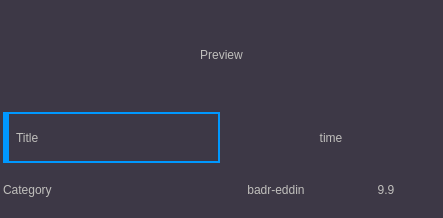
<?xml version="1.0" encoding="UTF-8"?>
<ui version="4.0">
 <class>Form</class>
 <widget class="QWidget" name="Form">
  <property name="geometry">
   <rect>
    <x>0</x>
    <y>0</y>
    <width>443</width>
    <height>218</height>
   </rect>
  </property>
  <property name="windowTitle">
   <string>Form</string>
  </property>
  <property name="styleSheet">
   <string notr="true">#gkx_item {
	background: rgb(61, 56, 70);
}

QLabel {
	color: rgb(192, 191, 188);
}

#title {
	padding-left: 4px;
	border: 2px solid #0098ff;
	border-left: 6px solid #0098ff;
}</string>
  </property>
  <layout class="QVBoxLayout" name="verticalLayout">
   <property name="spacing">
    <number>0</number>
   </property>
   <property name="leftMargin">
    <number>0</number>
   </property>
   <property name="topMargin">
    <number>0</number>
   </property>
   <property name="rightMargin">
    <number>0</number>
   </property>
   <property name="bottomMargin">
    <number>0</number>
   </property>
   <item>
    <widget class="QFrame" name="gkx_item">
     <property name="frameShape">
      <enum>QFrame::NoFrame</enum>
     </property>
     <property name="frameShadow">
      <enum>QFrame::Raised</enum>
     </property>
     <layout class="QVBoxLayout" name="verticalLayout_2">
      <property name="spacing">
       <number>1</number>
      </property>
      <property name="leftMargin">
       <number>1</number>
      </property>
      <property name="topMargin">
       <number>1</number>
      </property>
      <property name="rightMargin">
       <number>1</number>
      </property>
      <property name="bottomMargin">
       <number>1</number>
      </property>
      <item>
       <widget class="QFrame" name="preview_frame">
        <property name="frameShape">
         <enum>QFrame::NoFrame</enum>
        </property>
        <property name="frameShadow">
         <enum>QFrame::Raised</enum>
        </property>
        <layout class="QGridLayout" name="gridLayout_2">
         <property name="leftMargin">
          <number>0</number>
         </property>
         <property name="topMargin">
          <number>0</number>
         </property>
         <property name="rightMargin">
          <number>0</number>
         </property>
         <property name="bottomMargin">
          <number>0</number>
         </property>
         <property name="spacing">
          <number>0</number>
         </property>
         <item row="0" column="0">
          <widget class="QLabel" name="preview">
           <property name="text">
            <string>Preview</string>
           </property>
           <property name="alignment">
            <set>Qt::AlignCenter</set>
           </property>
          </widget>
         </item>
        </layout>
       </widget>
      </item>
      <item>
       <widget class="QFrame" name="frame">
        <property name="frameShape">
         <enum>QFrame::NoFrame</enum>
        </property>
        <property name="frameShadow">
         <enum>QFrame::Raised</enum>
        </property>
        <layout class="QGridLayout" name="gridLayout">
         <property name="leftMargin">
          <number>2</number>
         </property>
         <property name="topMargin">
          <number>2</number>
         </property>
         <property name="rightMargin">
          <number>2</number>
         </property>
         <property name="bottomMargin">
          <number>2</number>
         </property>
         <property name="spacing">
          <number>2</number>
         </property>
         <item row="0" column="0" colspan="2">
          <widget class="QLabel" name="title">
           <property name="text">
            <string>Title</string>
           </property>
          </widget>
         </item>
         <item row="0" column="2" colspan="2">
          <widget class="QLabel" name="updated">
           <property name="text">
            <string>time</string>
           </property>
           <property name="alignment">
            <set>Qt::AlignCenter</set>
           </property>
          </widget>
         </item>
         <item row="1" column="3">
          <widget class="QLabel" name="score">
           <property name="text">
            <string>9.9</string>
           </property>
           <property name="alignment">
            <set>Qt::AlignCenter</set>
           </property>
          </widget>
         </item>
         <item row="1" column="2">
          <widget class="QLabel" name="author">
           <property name="text">
            <string>badr-eddin</string>
           </property>
           <property name="alignment">
            <set>Qt::AlignCenter</set>
           </property>
          </widget>
         </item>
         <item row="1" column="0" colspan="2">
          <widget class="QLabel" name="category">
           <property name="text">
            <string>Category</string>
           </property>
          </widget>
         </item>
        </layout>
       </widget>
      </item>
     </layout>
    </widget>
   </item>
  </layout>
 </widget>
 <resources/>
 <connections/>
</ui>
